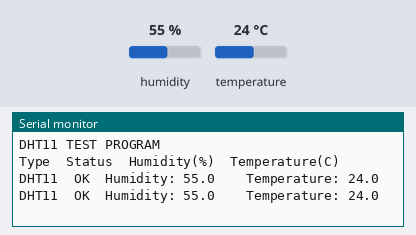
Bench run of a sketch on a simulated Arduino Uno, built with avr-gcc and run on an emulated ATmega328P. Parts: the last lines printed to the serial monitor. The test bench sets the inputs (shaded band); at power-on: humidity 55 %, temperature 24 °C.

Above: at 2.2 s.
2.3 s: humidity set to 22 %
At 3.5 s:
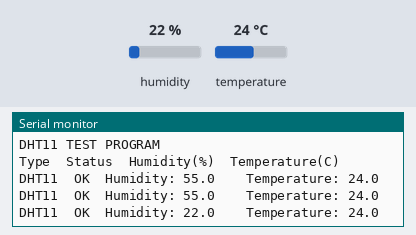
5.0 s: temperature set to 12 °C
At 6.7 s:
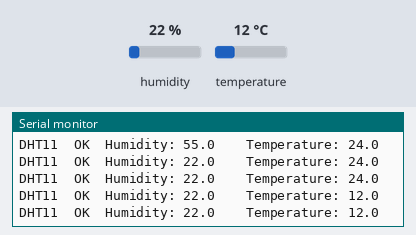
7.7 s: humidity set to 40 %
At 8.9 s:
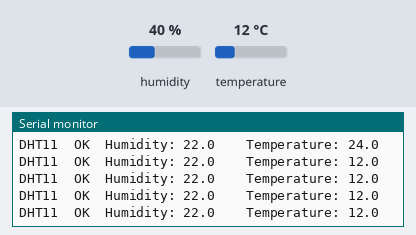
Timing chart, 0 to 10.7 s (numbered marks = the images above; inputs shaded):
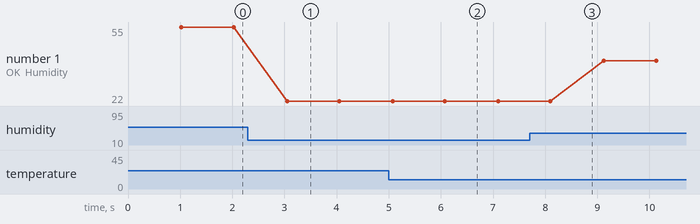

Measured:
- after the input at 2.3 s, the serial monitor: prints a new line after 0.75 s (image 1)
- after the input at 5.0 s, the serial monitor: prints a new line after 0.07 s (image 2)
- plotted number 1: 55 → 22 after the input at 2.3 s, 22 → 40 after the input at 7.7 s

The sketch:

arduino_temp_firmware.ino
```cpp
#include <DHT.h>

#define DHTPIN 2        // Pin connected to DATA
#define DHTTYPE DHT11  // DHT 11

DHT dht(DHTPIN, DHTTYPE);

void setup() {
  Serial.begin(115200);
  delay(1000);

  Serial.println("DHT11 TEST PROGRAM");
  Serial.println("Type\tStatus\tHumidity(%)\tTemperature(C)");

  dht.begin();
}

void loop() {
  float humidity = dht.readHumidity();
  float temperature = dht.readTemperature(); // Celsius

  Serial.print("DHT11\t");

  if (isnan(humidity) || isnan(temperature)) {
    Serial.print("ERROR\t");
    Serial.println("Failed to read from sensor");
  } else {
    Serial.print("OK\t");
    Serial.print("Humidity: ");
    Serial.print(humidity, 1);
    Serial.print("\t\t");
    Serial.print("Temperature: ");
    Serial.println(temperature, 1);
  }

  delay(1000);
}
```
